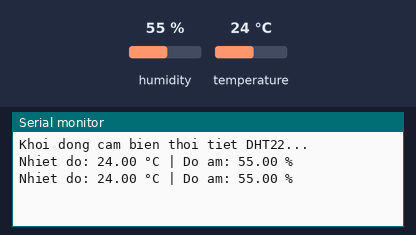
Simulated run of this sketch. Board: Arduino Uno, built with avr-gcc and run on an emulated ATmega328P. Shown: the last lines printed to the serial monitor. Inputs (shaded band) come from the test bench; at power-on: humidity 55 %, temperature 24 °C.

Above: at 4.8 s.
4.9 s: humidity set to 22 %
At 7.5 s:
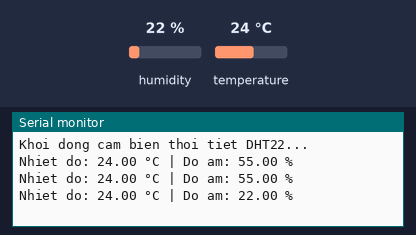
7.9 s: temperature set to 12 °C
At 9.2 s:
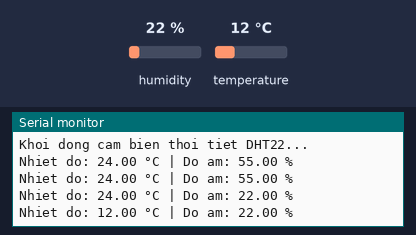
10.9 s: humidity set to 40 %
At 12.7 s:
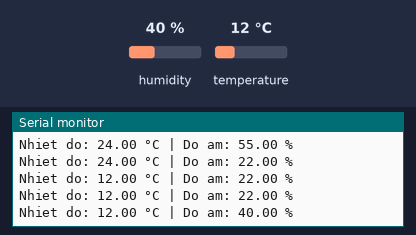
Timing chart, 0 to 14.2 s (numbered marks = the images above; inputs shaded):
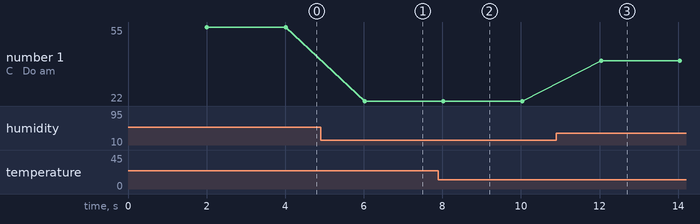

The sketch:

sketch.ino
```cpp
#include "DHT.h"

#define DHTPIN 2     // Chân SDA nối vào chân số 2 của Arduino UNO
#define DHTTYPE DHT22   // Loại cảm biến DHT 22

DHT dht(DHTPIN, DHTTYPE);

void setup() {
  Serial.begin(9600);
  Serial.println("Khoi dong cam bien thoi tiet DHT22...");
  dht.begin();
}

void loop() {
  delay(2000); // Đọc dữ liệu sau mỗi 2 giây

  float h = dht.readHumidity();
  float t = dht.readTemperature();

  // Kiểm tra lỗi đọc dữ liệu
  if (isnan(h) || isnan(t)) {
    Serial.println("Loi: Khong the doc du lieu tu cam bien!");
    return;
  }

  Serial.print("Nhiet do: ");
  Serial.print(t);
  Serial.print(" °C | Do am: ");
  Serial.print(h);
  Serial.println(" %");
}
```

Measured:
- after the input at 4.9 s, the serial monitor: prints a new line after 1.1 s (image 1)
- after the input at 7.9 s, the serial monitor: prints a new line after 0.12 s (image 2)
- after the input at 10.9 s, the serial monitor: prints a new line after 1.1 s (image 3)
- plotted number 1: 55 → 22 after the input at 4.9 s, 22 → 40 after the input at 10.9 s
